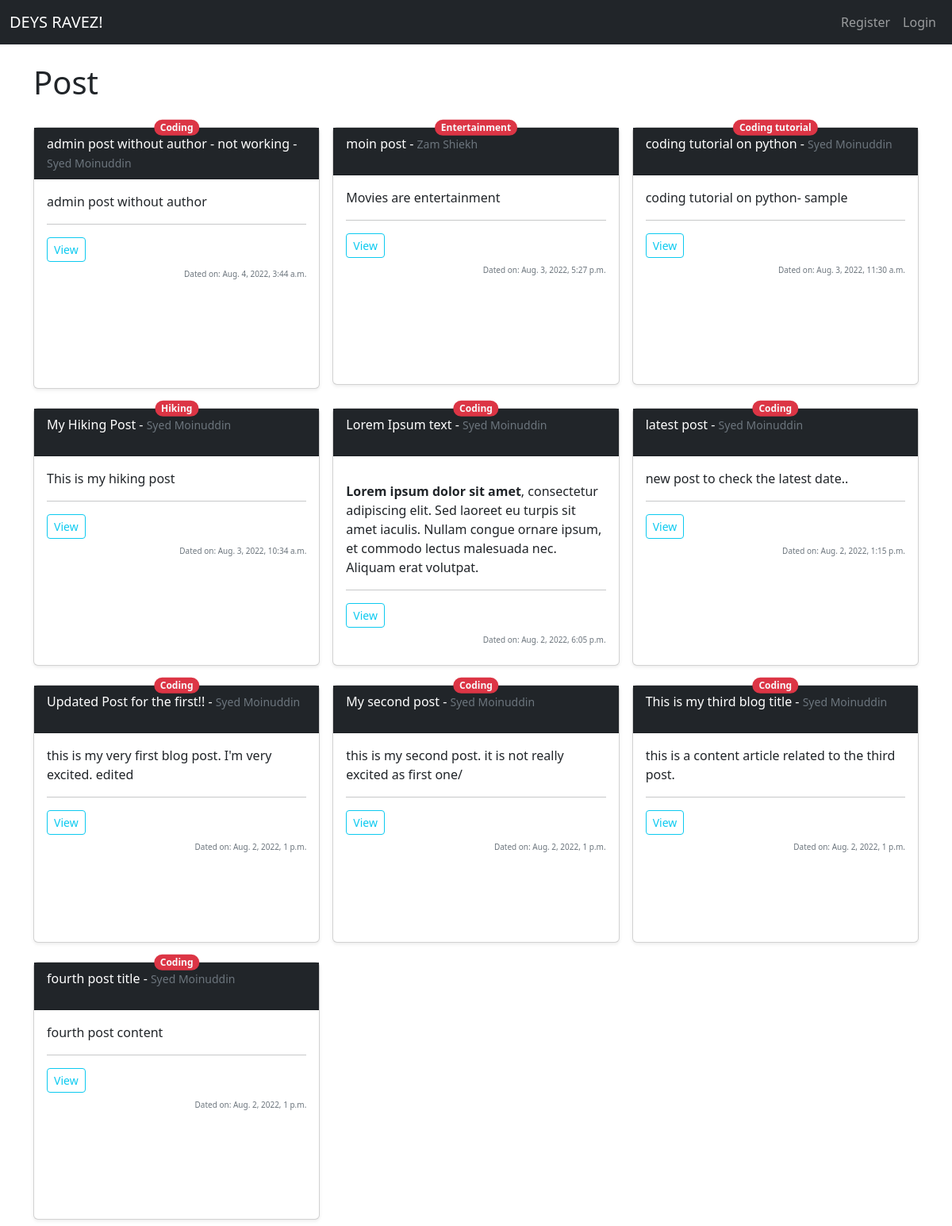
The page / on the database its author committed.
### zblog/models.py (models this page shows, shortened)
class Post(models.Model):
    title = models.CharField(max_length=600)
    title_tag = models.CharField(max_length=600) #,default="DEYS RAVEZ!"
    author = models.ForeignKey(User, on_delete=models.CASCADE)
    body=models.TextField()
    updated_date = models.DateTimeField(auto_now_add=True)
    category = models.CharField(max_length=255, default='coding')
    likes = models.ManyToManyField(User, related_name='blog_posts')

### zblog/views.py (the view)
# urls.py: path('', views.HomeView.as_view(), name="home"),
class HomeView(ListView):
    model = Post
    template_name = 'home.html'
    ordering = ['-updated_date']
    def get_context_data(self, *args, **kwargs):
        cat_menu=Category.objects.all()
        context = super(HomeView, self).get_context_data(*args, **kwargs)
        context["cat_menu"]=cat_menu
        return context

### zblog/templates/home.html (shortened to what this page needs)
{% extends 'base.html' %}
{% block content %}
<h1>Post</h1>
<br>
<div class="row row-cols-1 row-cols-sm-2 row-cols-md-3 g-3">
    {% for post in object_list %}
    <div class="col mb-2">
        <div class="card shadow-sm position-relative" >
            <span class="position-absolute top-0 start-50 translate-middle badge rounded-pill bg-danger">
                <a class="text-decoration-none text-light" href="{% url 'category' post.category|slugify %}">{{post.category|capfirst }}</a>
              </span>
            <div class="card-header bg-dark text-white" style="min-height: 60px;">
                {{post.title}} - <small class="mb-1 text-muted">{{post.author.first_name}}
                    {{post.author.last_name}}</small>
            </div>
            <div class="card-body" style="min-height: 263px;">
                <p class="card-text">{{post.body | slice:":200" | safe }}</p>
                <hr>
                <div class="d-flex justify-content-between align-items-center">
                    <div class="btn-group">
                        <a href="{% url 'detail' post.pk %}" class="btn btn-sm btn-outline-info">View</a>
                    </div>
                </div>
                <small class="text-muted my-2" style="font-size:x-small;float: right;">Dated on: {{post.updated_date}}</small>
            </div>
        </div>
    </div>
    {% endfor %}
</div>
{% endblock %}

### rows shown on the page
Post: category "Coding", title "admin post without author - not working", author.first_name "Syed", author.last_name "Moinuddin", body "admin post without author", updated_date "Aug. 4, 2022, 3:44 a.m."
Post: category "Entertainment", title "moin post", author.first_name "Zam", author.last_name "Shiekh", body "Movies are entertainment", updated_date "Aug. 3, 2022, 5:27 p.m."
Post: category "Coding tutorial", title "coding tutorial on python", author.first_name "Syed", author.last_name "Moinuddin", body "coding tutorial on python- sample", updated_date "Aug. 3, 2022, 11:30 a.m."
Post: category "Hiking", title "My Hiking Post", author.first_name "Syed", author.last_name "Moinuddin", body "This is my hiking post", updated_date "Aug. 3, 2022, 10:34 a.m."
Post: category "Coding", title "Lorem Ipsum text", author.first_name "Syed", author.last_name "Moinuddin", body "Lorem ipsum dolor sit amet , consectetur adipiscing elit. Sed laoreet eu turpis sit amet iaculis. Nullam congue ornare ipsum, et commodo lectus malesuada nec. Aliquam erat volutpat.", updated_date "Aug. 2, 2022, 6:05 p.m."
Post: category "Coding", title "latest post", author.first_name "Syed", author.last_name "Moinuddin", body "new post to check the latest date..", updated_date "Aug. 2, 2022, 1:15 p.m."
Post: category "Coding", title "Updated Post for the first!!", author.first_name "Syed", author.last_name "Moinuddin", body "this is my very first blog post. I'm very excited. edited", updated_date "Aug. 2, 2022, 1 p.m."
Post: category "Coding", title "My second post", author.first_name "Syed", author.last_name "Moinuddin", body "this is my second post. it is not really excited as first one/", updated_date "Aug. 2, 2022, 1 p.m."
Post: category "Coding", title "This is my third blog title", author.first_name "Syed", author.last_name "Moinuddin", body "this is a content article related to the third post.", updated_date "Aug. 2, 2022, 1 p.m."
Post: category "Coding", title "fourth post title", author.first_name "Syed", author.last_name "Moinuddin", body "fourth post content", updated_date "Aug. 2, 2022, 1 p.m."
